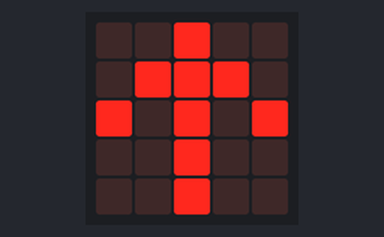
Simulated run of this program. Board: BBC micro:bit (MakeCode). Shown: the board's 5×5 LED display.

Above: at 0.1 s.
At 1.2 s:
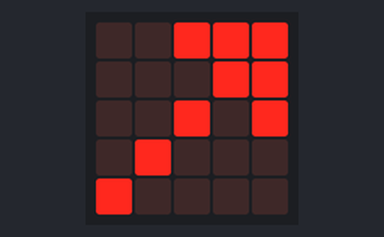
At 2.3 s:
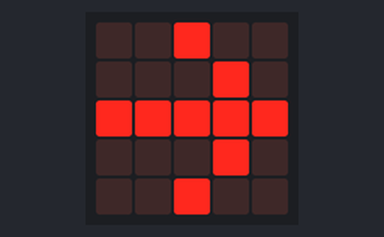
At 3.4 s:
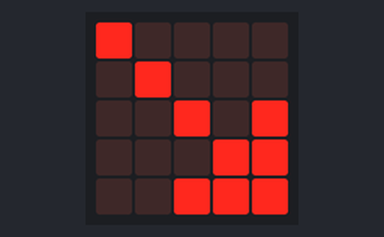
At 4.5 s:
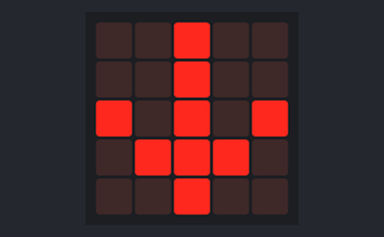
At 6.8 s:
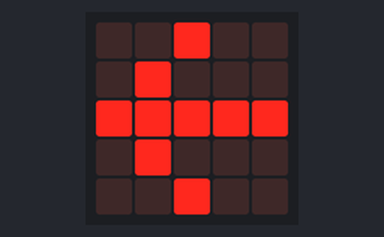

The program:

main.ts
```typescript
let 집가고싶다 = 0
let 집안가고싶다 = -1
basic.forever(function on_forever() {


    basic.showArrow(집가고싶다)
    basic.clearScreen()
    basic.pause(500)
    집가고싶다 += 1
    if (집가고싶다 == 7) {
        집가고싶다 = 0
    } else {
        집안가고싶다 -= 1
    }

})
```

test.ts
```typescript
// 테스트는 여기로 이동합니다; 이 패키지가 확장으로 사용될 때 컴파일되지 않을 것 입니다.
```

Measured:
- by itself, everything shown: repeats every 7.8 s, in 14 steps
- what the display in image 1 shows lasts 0.6 s, from 1.1 s to 1.7 s
